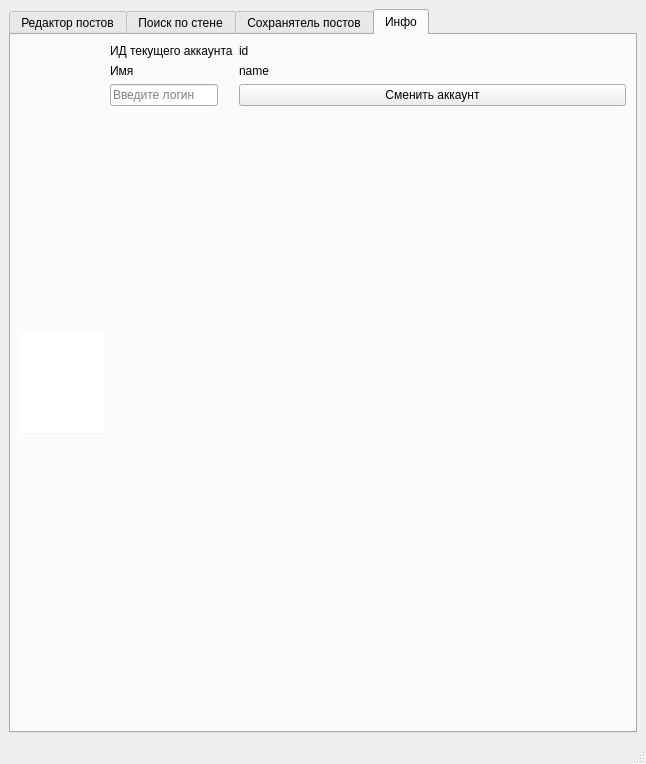
<?xml version="1.0" encoding="UTF-8"?>
<ui version="4.0">
 <class>MainWindow</class>
 <widget class="QMainWindow" name="MainWindow">
  <property name="geometry">
   <rect>
    <x>0</x>
    <y>0</y>
    <width>646</width>
    <height>764</height>
   </rect>
  </property>
  <property name="windowTitle">
   <string>Утилиты для ВК</string>
  </property>
  <widget class="QWidget" name="centralwidget">
   <layout class="QVBoxLayout" name="verticalLayout_4">
    <item>
     <widget class="QTabWidget" name="tabWidget">
      <property name="currentIndex">
       <number>3</number>
      </property>
      <widget class="QWidget" name="tab_vkeditor">
       <attribute name="title">
        <string>Редактор постов</string>
       </attribute>
       <layout class="QVBoxLayout" name="verticalLayout">
        <item>
         <widget class="QGroupBox" name="vked_postBox">
          <property name="enabled">
           <bool>true</bool>
          </property>
          <property name="title">
           <string>Ссылка на пост</string>
          </property>
          <property name="alignment">
           <set>Qt::AlignCenter</set>
          </property>
          <layout class="QHBoxLayout" name="horizontalLayout">
           <item>
            <widget class="QLineEdit" name="vked_postLink"/>
           </item>
           <item>
            <widget class="QPushButton" name="vked_getPostButton">
             <property name="text">
              <string>Применить</string>
             </property>
            </widget>
           </item>
          </layout>
         </widget>
        </item>
        <item>
         <widget class="QGroupBox" name="vked_postParametersBox">
          <property name="title">
           <string>Параметры поста</string>
          </property>
          <property name="alignment">
           <set>Qt::AlignCenter</set>
          </property>
          <layout class="QVBoxLayout" name="verticalLayout_2">
           <item>
            <layout class="QHBoxLayout" name="vked_owner_idLayout">
             <item>
              <widget class="QLabel" name="vked_owner_idLabel">
               <property name="toolTip">
                <string>owner_id</string>
               </property>
               <property name="text">
                <string>ИД владельца</string>
               </property>
              </widget>
             </item>
             <item>
              <widget class="QLabel" name="vked_owner_id">
               <property name="text">
                <string>owner_id</string>
               </property>
              </widget>
             </item>
            </layout>
           </item>
           <item>
            <layout class="QHBoxLayout" name="vked_messageLayout">
             <property name="spacing">
              <number>25</number>
             </property>
             <item>
              <widget class="QLabel" name="vked_messageLabel">
               <property name="toolTip">
                <string>message</string>
               </property>
               <property name="text">
                <string>Сообщение</string>
               </property>
              </widget>
             </item>
             <item>
              <widget class="QTextEdit" name="vked_message">
               <property name="sizePolicy">
                <sizepolicy hsizetype="Expanding" vsizetype="Preferred">
                 <horstretch>0</horstretch>
                 <verstretch>0</verstretch>
                </sizepolicy>
               </property>
               <property name="minimumSize">
                <size>
                 <width>0</width>
                 <height>0</height>
                </size>
               </property>
               <property name="acceptDrops">
                <bool>true</bool>
               </property>
              </widget>
             </item>
            </layout>
           </item>
           <item>
            <layout class="QHBoxLayout" name="vked_attachmentsLayout">
             <property name="spacing">
              <number>34</number>
             </property>
             <property name="sizeConstraint">
              <enum>QLayout::SetDefaultConstraint</enum>
             </property>
             <property name="rightMargin">
              <number>0</number>
             </property>
             <item>
              <widget class="QLabel" name="vked_attachmenntsLabel">
               <property name="sizePolicy">
                <sizepolicy hsizetype="Preferred" vsizetype="Preferred">
                 <horstretch>0</horstretch>
                 <verstretch>0</verstretch>
                </sizepolicy>
               </property>
               <property name="toolTip">
                <string>attachments</string>
               </property>
               <property name="text">
                <string>Вложения</string>
               </property>
              </widget>
             </item>
             <item>
              <layout class="QVBoxLayout" name="verticalLayout_3">
               <item>
                <widget class="QTableWidget" name="vked_attachments">
                 <property name="sizePolicy">
                  <sizepolicy hsizetype="Expanding" vsizetype="Preferred">
                   <horstretch>0</horstretch>
                   <verstretch>0</verstretch>
                  </sizepolicy>
                 </property>
                 <property name="sizeAdjustPolicy">
                  <enum>QAbstractScrollArea::AdjustToContents</enum>
                 </property>
                 <property name="dragEnabled">
                  <bool>true</bool>
                 </property>
                 <property name="dragDropOverwriteMode">
                  <bool>false</bool>
                 </property>
                 <property name="dragDropMode">
                  <enum>QAbstractItemView::DragDrop</enum>
                 </property>
                 <property name="defaultDropAction">
                  <enum>Qt::MoveAction</enum>
                 </property>
                 <property name="alternatingRowColors">
                  <bool>false</bool>
                 </property>
                 <property name="selectionBehavior">
                  <enum>QAbstractItemView::SelectRows</enum>
                 </property>
                 <property name="rowCount">
                  <number>0</number>
                 </property>
                 <property name="columnCount">
                  <number>2</number>
                 </property>
                 <column>
                  <property name="text">
                   <string>type</string>
                  </property>
                 </column>
                 <column>
                  <property name="text">
                   <string>attachment</string>
                  </property>
                 </column>
                </widget>
               </item>
               <item>
                <widget class="QPushButton" name="vked_addAttachButton">
                 <property name="sizePolicy">
                  <sizepolicy hsizetype="Minimum" vsizetype="Fixed">
                   <horstretch>0</horstretch>
                   <verstretch>0</verstretch>
                  </sizepolicy>
                 </property>
                 <property name="sizeIncrement">
                  <size>
                   <width>0</width>
                   <height>0</height>
                  </size>
                 </property>
                 <property name="text">
                  <string>Добавить вложение</string>
                 </property>
                </widget>
               </item>
              </layout>
             </item>
            </layout>
           </item>
           <item>
            <widget class="QCheckBox" name="vked_signed_2">
             <property name="toolTip">
              <string>signed</string>
             </property>
             <property name="text">
              <string>Подпись от автора</string>
             </property>
            </widget>
           </item>
           <item>
            <layout class="QHBoxLayout" name="vked_publish_dateLayout">
             <item>
              <widget class="QLabel" name="vked_publish_dateLabel">
               <property name="toolTip">
                <string>publish_date</string>
               </property>
               <property name="text">
                <string>Дата публикации</string>
               </property>
              </widget>
             </item>
             <item>
              <widget class="QDateTimeEdit" name="vked_publish_date"/>
             </item>
            </layout>
           </item>
           <item>
            <layout class="QHBoxLayout" name="vked_post_idLayout">
             <item>
              <widget class="QLabel" name="vked_post_idLabel">
               <property name="toolTip">
                <string>post_id</string>
               </property>
               <property name="text">
                <string>ИД поста</string>
               </property>
              </widget>
             </item>
             <item>
              <widget class="QLabel" name="vked_post_id">
               <property name="text">
                <string>post_id</string>
               </property>
               <property name="textInteractionFlags">
                <set>Qt::LinksAccessibleByMouse|Qt::TextSelectableByKeyboard|Qt::TextSelectableByMouse</set>
               </property>
              </widget>
             </item>
            </layout>
           </item>
           <item>
            <widget class="QCheckBox" name="vked_mark_as_ads">
             <property name="toolTip">
              <string>mark_as_ads</string>
             </property>
             <property name="text">
              <string>Это реклама</string>
             </property>
            </widget>
           </item>
           <item>
            <widget class="QCheckBox" name="vked_close_comments">
             <property name="toolTip">
              <string>close_comments</string>
             </property>
             <property name="text">
              <string>Закрыть комментарии</string>
             </property>
            </widget>
           </item>
           <item>
            <layout class="QHBoxLayout" name="vked_copyrightLayout">
             <item>
              <widget class="QLabel" name="vked_copyrightLabel">
               <property name="toolTip">
                <string>copyright</string>
               </property>
               <property name="text">
                <string>Источник</string>
               </property>
              </widget>
             </item>
             <item>
              <widget class="QLineEdit" name="vked_copyright">
               <property name="sizePolicy">
                <sizepolicy hsizetype="Preferred" vsizetype="Fixed">
                 <horstretch>0</horstretch>
                 <verstretch>0</verstretch>
                </sizepolicy>
               </property>
              </widget>
             </item>
            </layout>
           </item>
          </layout>
         </widget>
        </item>
        <item>
         <widget class="QPushButton" name="vked_previewButton">
          <property name="sizePolicy">
           <sizepolicy hsizetype="Minimum" vsizetype="Fixed">
            <horstretch>0</horstretch>
            <verstretch>0</verstretch>
           </sizepolicy>
          </property>
          <property name="minimumSize">
           <size>
            <width>0</width>
            <height>0</height>
           </size>
          </property>
          <property name="text">
           <string>Предпросмотр</string>
          </property>
         </widget>
        </item>
        <item>
         <widget class="QPushButton" name="vked_postButton">
          <property name="text">
           <string>Опубликовать</string>
          </property>
         </widget>
        </item>
       </layout>
      </widget>
      <widget class="QWidget" name="tab_vksearchpostponed">
       <attribute name="title">
        <string>Поиск по стене</string>
       </attribute>
       <layout class="QVBoxLayout" name="verticalLayout_5">
        <item>
         <widget class="QLineEdit" name="vkspp_publicLineEdit">
          <property name="inputMethodHints">
           <set>Qt::ImhLatinOnly</set>
          </property>
          <property name="placeholderText">
           <string>Ссылка на паблик</string>
          </property>
         </widget>
        </item>
        <item>
         <widget class="QPlainTextEdit" name="vkspp_plainTextEdit">
          <property name="sizePolicy">
           <sizepolicy hsizetype="Expanding" vsizetype="Maximum">
            <horstretch>0</horstretch>
            <verstretch>0</verstretch>
           </sizepolicy>
          </property>
          <property name="minimumSize">
           <size>
            <width>0</width>
            <height>50</height>
           </size>
          </property>
          <property name="maximumSize">
           <size>
            <width>16777215</width>
            <height>50</height>
           </size>
          </property>
          <property name="sizeIncrement">
           <size>
            <width>0</width>
            <height>0</height>
           </size>
          </property>
          <property name="baseSize">
           <size>
            <width>0</width>
            <height>0</height>
           </size>
          </property>
          <property name="placeholderText">
           <string>Введите искомый текст</string>
          </property>
         </widget>
        </item>
        <item>
         <widget class="QCheckBox" name="vkspp_textdescCheckBox">
          <property name="text">
           <string>Искать в тексте поста</string>
          </property>
          <property name="checked">
           <bool>true</bool>
          </property>
         </widget>
        </item>
        <item>
         <widget class="QCheckBox" name="vkspp_attachCheckBox">
          <property name="text">
           <string>Искать в описаниях вложений</string>
          </property>
          <property name="checked">
           <bool>true</bool>
          </property>
         </widget>
        </item>
        <item>
         <widget class="QRadioButton" name="vkspp_postponed_radioButton">
          <property name="text">
           <string>Отложка</string>
          </property>
          <property name="checked">
           <bool>true</bool>
          </property>
         </widget>
        </item>
        <item>
         <widget class="QRadioButton" name="vkspp_suggests_radioButton">
          <property name="text">
           <string>Предложка</string>
          </property>
         </widget>
        </item>
        <item>
         <widget class="QPushButton" name="vkspp_pushButton">
          <property name="enabled">
           <bool>false</bool>
          </property>
          <property name="text">
           <string>Искать</string>
          </property>
         </widget>
        </item>
        <item>
         <widget class="QGroupBox" name="vkspp_respGroupBox">
          <property name="enabled">
           <bool>false</bool>
          </property>
          <property name="title">
           <string>Найденные посты</string>
          </property>
          <layout class="QVBoxLayout" name="verticalLayout_6">
           <item>
            <widget class="QTableWidget" name="vkspp_respTableWidget">
             <property name="enabled">
              <bool>false</bool>
             </property>
             <property name="sizeAdjustPolicy">
              <enum>QAbstractScrollArea::AdjustToContents</enum>
             </property>
             <property name="editTriggers">
              <set>QAbstractItemView::NoEditTriggers</set>
             </property>
             <property name="dragEnabled">
              <bool>true</bool>
             </property>
             <property name="columnCount">
              <number>4</number>
             </property>
             <attribute name="horizontalHeaderCascadingSectionResizes">
              <bool>true</bool>
             </attribute>
             <column>
              <property name="text">
               <string>Ссылка</string>
              </property>
             </column>
             <column>
              <property name="text">
               <string>Время</string>
              </property>
             </column>
             <column>
              <property name="text">
               <string>Вложений</string>
              </property>
             </column>
             <column>
              <property name="text">
               <string>Автор</string>
              </property>
             </column>
            </widget>
           </item>
           <item>
            <layout class="QHBoxLayout" name="vkspp_page_horizontalLayout">
             <item>
              <widget class="QPushButton" name="vkspp_backward_pushButton">
               <property name="sizePolicy">
                <sizepolicy hsizetype="Expanding" vsizetype="Fixed">
                 <horstretch>0</horstretch>
                 <verstretch>0</verstretch>
                </sizepolicy>
               </property>
               <property name="text">
                <string>← Назад</string>
               </property>
              </widget>
             </item>
             <item>
              <widget class="QLabel" name="vkspp_page_label">
               <property name="sizePolicy">
                <sizepolicy hsizetype="Preferred" vsizetype="Preferred">
                 <horstretch>0</horstretch>
                 <verstretch>0</verstretch>
                </sizepolicy>
               </property>
               <property name="text">
                <string>1</string>
               </property>
               <property name="alignment">
                <set>Qt::AlignCenter</set>
               </property>
              </widget>
             </item>
             <item>
              <widget class="QPushButton" name="vkspp_forward_pushButton">
               <property name="sizePolicy">
                <sizepolicy hsizetype="Expanding" vsizetype="Fixed">
                 <horstretch>0</horstretch>
                 <verstretch>0</verstretch>
                </sizepolicy>
               </property>
               <property name="text">
                <string>Вперёд →</string>
               </property>
              </widget>
             </item>
            </layout>
           </item>
          </layout>
         </widget>
        </item>
       </layout>
      </widget>
      <widget class="QWidget" name="tab_vkpostsaver">
       <attribute name="title">
        <string>Сохранятель постов</string>
       </attribute>
       <layout class="QVBoxLayout" name="verticalLayout_7">
        <item>
         <widget class="QGroupBox" name="vkps_postBox">
          <property name="enabled">
           <bool>true</bool>
          </property>
          <property name="title">
           <string>Ссылка на пост</string>
          </property>
          <property name="alignment">
           <set>Qt::AlignCenter</set>
          </property>
          <layout class="QHBoxLayout" name="horizontalLayout_2">
           <item>
            <widget class="QLineEdit" name="vkps_postLink"/>
           </item>
           <item>
            <widget class="QPushButton" name="vkps_getPostButton">
             <property name="text">
              <string>Применить</string>
             </property>
            </widget>
           </item>
          </layout>
         </widget>
        </item>
        <item>
         <widget class="QGroupBox" name="vkps_fileBox">
          <property name="title">
           <string>Папка</string>
          </property>
          <property name="alignment">
           <set>Qt::AlignCenter</set>
          </property>
          <layout class="QHBoxLayout" name="horizontalLayout_4">
           <item>
            <widget class="QLineEdit" name="vkps_fileEdit"/>
           </item>
           <item>
            <widget class="QToolButton" name="vkps_fileButton">
             <property name="text">
              <string>Выберите папку</string>
             </property>
            </widget>
           </item>
          </layout>
         </widget>
        </item>
        <item>
         <widget class="QPushButton" name="vkps_downloadButton">
          <property name="text">
           <string>Скачать</string>
          </property>
         </widget>
        </item>
        <item>
         <widget class="QProgressBar" name="vkps_progressBar">
          <property name="value">
           <number>0</number>
          </property>
         </widget>
        </item>
       </layout>
      </widget>
      <widget class="QWidget" name="tab_info">
       <property name="sizePolicy">
        <sizepolicy hsizetype="Preferred" vsizetype="Preferred">
         <horstretch>0</horstretch>
         <verstretch>0</verstretch>
        </sizepolicy>
       </property>
       <attribute name="title">
        <string>Инфо</string>
       </attribute>
       <layout class="QVBoxLayout" name="verticalLayout_8">
        <item>
         <layout class="QHBoxLayout" name="info_1_hor">
          <property name="sizeConstraint">
           <enum>QLayout::SetDefaultConstraint</enum>
          </property>
          <property name="leftMargin">
           <number>0</number>
          </property>
          <property name="topMargin">
           <number>0</number>
          </property>
          <property name="bottomMargin">
           <number>0</number>
          </property>
          <item>
           <widget class="QGraphicsView" name="info_ava">
            <property name="sizePolicy">
             <sizepolicy hsizetype="Fixed" vsizetype="Fixed">
              <horstretch>0</horstretch>
              <verstretch>0</verstretch>
             </sizepolicy>
            </property>
            <property name="maximumSize">
             <size>
              <width>100</width>
              <height>100</height>
             </size>
            </property>
            <property name="sizeIncrement">
             <size>
              <width>0</width>
              <height>0</height>
             </size>
            </property>
            <property name="layoutDirection">
             <enum>Qt::LeftToRight</enum>
            </property>
            <property name="frameShape">
             <enum>QFrame::NoFrame</enum>
            </property>
            <property name="frameShadow">
             <enum>QFrame::Sunken</enum>
            </property>
            <property name="lineWidth">
             <number>1</number>
            </property>
            <property name="verticalScrollBarPolicy">
             <enum>Qt::ScrollBarAlwaysOff</enum>
            </property>
            <property name="horizontalScrollBarPolicy">
             <enum>Qt::ScrollBarAlwaysOff</enum>
            </property>
            <property name="sizeAdjustPolicy">
             <enum>QAbstractScrollArea::AdjustToContents</enum>
            </property>
            <property name="alignment">
             <set>Qt::AlignHCenter|Qt::AlignTop</set>
            </property>
            <property name="transformationAnchor">
             <enum>QGraphicsView::AnchorViewCenter</enum>
            </property>
           </widget>
          </item>
          <item>
           <layout class="QFormLayout" name="info_1_form">
            <item row="0" column="0">
             <widget class="QLabel" name="info_1_id_label">
              <property name="text">
               <string>ИД текущего аккаунта</string>
              </property>
             </widget>
            </item>
            <item row="0" column="1">
             <widget class="QLabel" name="info_1_id">
              <property name="text">
               <string>id</string>
              </property>
             </widget>
            </item>
            <item row="1" column="0">
             <widget class="QLabel" name="info_1_name_label">
              <property name="text">
               <string>Имя</string>
              </property>
             </widget>
            </item>
            <item row="1" column="1">
             <widget class="QLabel" name="info_1_name">
              <property name="text">
               <string>name</string>
              </property>
             </widget>
            </item>
            <item row="2" column="0">
             <widget class="QLineEdit" name="info_1_auth_lineEdit">
              <property name="placeholderText">
               <string>Введите логин</string>
              </property>
             </widget>
            </item>
            <item row="2" column="1">
             <widget class="QPushButton" name="info_1_auth_pushButton">
              <property name="sizePolicy">
               <sizepolicy hsizetype="Preferred" vsizetype="Preferred">
                <horstretch>0</horstretch>
                <verstretch>0</verstretch>
               </sizepolicy>
              </property>
              <property name="text">
               <string>Сменить аккаунт</string>
              </property>
             </widget>
            </item>
           </layout>
          </item>
         </layout>
        </item>
       </layout>
      </widget>
     </widget>
    </item>
   </layout>
  </widget>
  <widget class="QStatusBar" name="statusBar"/>
 </widget>
 <resources/>
 <connections/>
</ui>
